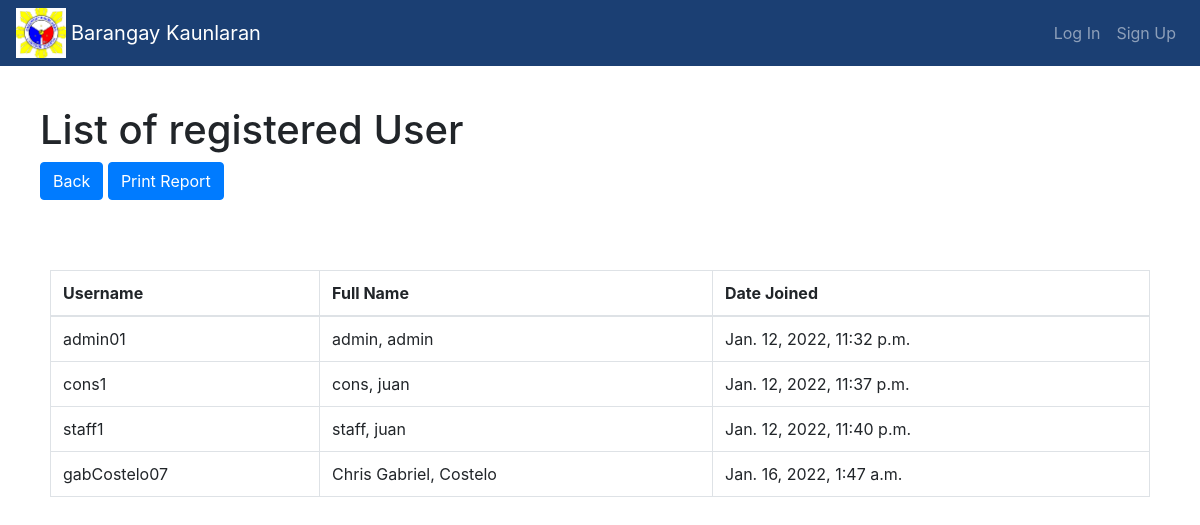
Screenshot of /staff/records/recordUserList/ with the database file from the repository.
### accounts/models.py (models this page shows)
class User(AbstractUser):
    is_BrgyStaff = models.BooleanField(default=False)
    is_Constituent = models.BooleanField(default=False)

### records/views.py (the view)
# urls.py: path('recordUserList/',views.Userlist,name='userList'),
def Userlist(request):
    context = {}
    context["dataset"] = User.objects.all
    return render(request,'userRecordList.html',context)

### records/templates/userRecordList.html (shortened to what this page needs)
{% extends "Staff_base.html"%}
{% load static %}
{%block content%}
{% block showlist %}
{%block contentlist%}
<link rel="stylesheet" href="https://printjs-4de6.kxcdn.com/print.min.css">
<div style=" margin: 20px 20px 20px 20px; padding:20px 20px 20px 20px;">
  <h1>List of registered User</h1>
  <a href="{%url 'Records:userRecord'%}" class="btn btn-primary">Back</a>
  <button type="button" class="btn btn-primary" onclick="printJS('print','html')">Print Report</button>
</div>
<div style="margin:50px 50px 50px 50px">
  <table class="table table-bordered" id="print">
    <thead>
      <td><b>Username</b></td>
      <td><b>Full Name</b></td>
      <td><b>Date Joined</b></td>
    </thead>
    <tbody>
      {%for doc in dataset%}
      <tr>
        <td>{{doc.username}}</td>
        <td>{{doc.first_name}}, {{doc.last_name}}</td>
        <td>{{doc.date_joined}}</td>
      </tr>
      {%endfor%}
    </tbody>
  </table>
</div>
{%endblock%}
{%endblock%}
{%endblock%}

### records/templates/userRecordList.html (style rules this page uses)
table, th, td { border: 1px solid black; border-collapse: collapse; }

### rows the page displays
User: username "admin01", first_name "admin", last_name "admin", date_joined "Jan. 12, 2022, 11:32 p.m."
User: username "cons1", first_name "cons", last_name "juan", date_joined "Jan. 12, 2022, 11:37 p.m."
User: username "staff1", first_name "staff", last_name "juan", date_joined "Jan. 12, 2022, 11:40 p.m."
User: username "gabCostelo07", first_name "Chris Gabriel", last_name "Costelo", date_joined "Jan. 16, 2022, 1:47 a.m."
